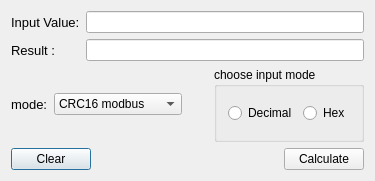
<?xml version="1.0" encoding="UTF-8"?>
<ui version="4.0">
 <class>Dialog</class>
 <widget class="QDialog" name="Dialog">
  <property name="geometry">
   <rect>
    <x>0</x>
    <y>0</y>
    <width>375</width>
    <height>181</height>
   </rect>
  </property>
  <property name="windowTitle">
   <string>Dialog</string>
  </property>
  <layout class="QVBoxLayout" name="verticalLayout">
   <item>
    <layout class="QGridLayout" name="gridLayout">
     <item row="0" column="0">
      <widget class="QLabel" name="label">
       <property name="font">
        <font>
         <pointsize>10</pointsize>
        </font>
       </property>
       <property name="text">
        <string>Input Value:</string>
       </property>
      </widget>
     </item>
     <item row="0" column="1">
      <widget class="QLineEdit" name="linedit_Input">
       <property name="inputMask">
        <string/>
       </property>
      </widget>
     </item>
     <item row="1" column="0">
      <widget class="QLabel" name="label_2">
       <property name="font">
        <font>
         <pointsize>10</pointsize>
        </font>
       </property>
       <property name="text">
        <string>Result :</string>
       </property>
      </widget>
     </item>
     <item row="1" column="1">
      <widget class="QLineEdit" name="lineedit_Result"/>
     </item>
    </layout>
   </item>
   <item>
    <layout class="QHBoxLayout" name="horizontalLayout_3">
     <item>
      <widget class="QLabel" name="label_4">
       <property name="font">
        <font>
         <pointsize>10</pointsize>
        </font>
       </property>
       <property name="text">
        <string>mode:</string>
       </property>
      </widget>
     </item>
     <item>
      <widget class="QComboBox" name="comboBox">
       <property name="sizeAdjustPolicy">
        <enum>QComboBox::AdjustToContents</enum>
       </property>
       <item>
        <property name="text">
         <string>CRC16 modbus</string>
        </property>
       </item>
       <item>
        <property name="text">
         <string>CRC16 CAN BUS</string>
        </property>
       </item>
       <item>
        <property name="text">
         <string/>
        </property>
       </item>
      </widget>
     </item>
     <item>
      <spacer name="horizontalSpacer_2">
       <property name="orientation">
        <enum>Qt::Horizontal</enum>
       </property>
       <property name="sizeHint" stdset="0">
        <size>
         <width>40</width>
         <height>20</height>
        </size>
       </property>
      </spacer>
     </item>
     <item>
      <widget class="QGroupBox" name="groupBox">
       <property name="title">
        <string>choose input mode</string>
       </property>
       <layout class="QHBoxLayout" name="horizontalLayout_2">
        <item>
         <widget class="QRadioButton" name="radioButton_Decimal">
          <property name="text">
           <string>Decimal</string>
          </property>
         </widget>
        </item>
        <item>
         <widget class="QRadioButton" name="radioButton_Hex">
          <property name="text">
           <string>Hex</string>
          </property>
         </widget>
        </item>
       </layout>
      </widget>
     </item>
    </layout>
   </item>
   <item>
    <layout class="QHBoxLayout" name="horizontalLayout">
     <item>
      <widget class="QPushButton" name="btnClear">
       <property name="text">
        <string>Clear</string>
       </property>
      </widget>
     </item>
     <item>
      <spacer name="horizontalSpacer">
       <property name="orientation">
        <enum>Qt::Horizontal</enum>
       </property>
       <property name="sizeHint" stdset="0">
        <size>
         <width>98</width>
         <height>20</height>
        </size>
       </property>
      </spacer>
     </item>
     <item>
      <widget class="QPushButton" name="btnCalculate">
       <property name="text">
        <string>Calculate</string>
       </property>
      </widget>
     </item>
    </layout>
   </item>
  </layout>
 </widget>
 <layoutdefault spacing="6" margin="11"/>
 <resources/>
 <connections/>
</ui>
